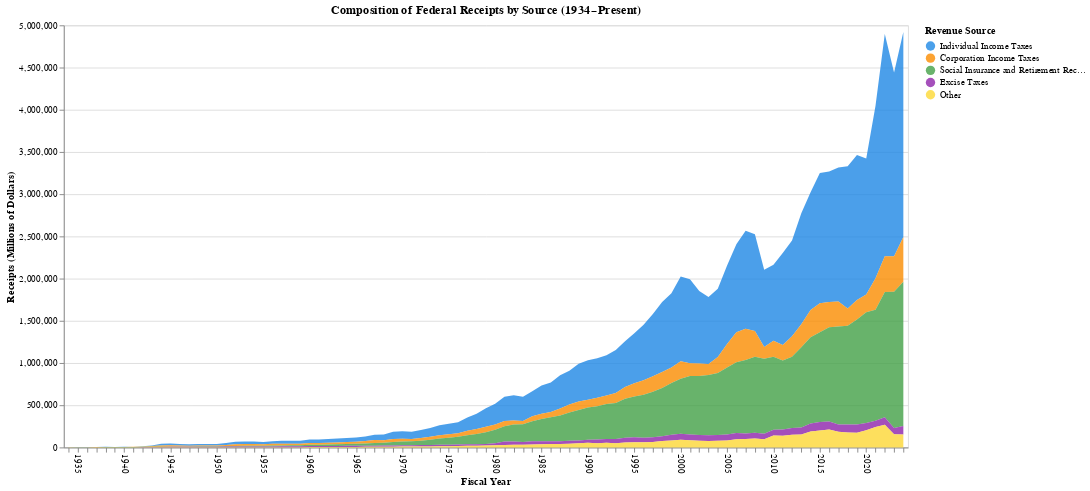

Notebook cell for this chart:
### Code cell
df = pd.read_excel(file_path, sheet_name='Table 2.1')


df_melted = df.melt(                                #ChatGPT prompt: How can I reshape my DataFrame from wide to long format in pandas so that the different revenue sources become a single column?
    id_vars=['Year'],                               #ChatGPT suggested df.melt 
    value_vars=[
        'Individual Income Taxes',
        'Corporation Income Taxes',
        'Social Insurance and Retirement Receipts',
        'Excise Taxes',
        'Other'
    ],
    var_name='Revenue Source',
    value_name='Amount'
)

chart = (
    alt.Chart(df_melted)
    .mark_area(opacity=0.8)
    .encode(
        x=alt.X(
            'Year:O',
            title='Fiscal Year',
            axis=alt.Axis(labelAngle=90, labelExpr="datum.label % 5 == 0 ? datum.label : ''")
        ),
        y=alt.Y('Amount:Q', stack='zero', title='Receipts (Millions of Dollars)'),
        color=alt.Color(
            'Revenue Source:N',
            title='Revenue Source',
            scale=alt.Scale(
                domain=[
                    'Individual Income Taxes',
                    'Corporation Income Taxes',
                    'Social Insurance and Retirement Receipts',
                    'Excise Taxes',
                    'Other'
                ],
                range=['#1E88E5', '#FB8C00', '#43A047', '#8E24AA', '#FDD835']
            )
        ),
        tooltip=['Year', 'Revenue Source', alt.Tooltip('Amount:Q', format=',.0f')]
    )
    .properties(
        title='Composition of Federal Receipts by Source (1934–Present)',
        width=900,
        height=450
    )
)

chart

### Figure 1 — Vega-Lite specification as saved in the notebook (floating-point values rounded to 4 significant figures; data arrays with more than 128 entries replaced by an {"elided": "..."} marker saying what was removed)
{"config": {"view": {"continuousWidth": 300, "continuousHeight": 300}}, "data": {"name": "data-42db6a775e4df5b809a3eb05af57992e"}, "mark": {"type": "area", "opacity": 0.8}, "encoding": {"color": {"field": "Revenue Source", "scale": {"domain": ["Individual Income Taxes", "Corporation Income Taxes", "Social Insurance and Retirement Receipts", "Excise Taxes", "Other"], "range": ["#1E88E5", "#FB8C00", "#43A047", "#8E24AA", "#FDD835"]}, "title": "Revenue Source", "type": "nominal"}, "tooltip": [{"field": "Year", "type": "quantitative"}, {"field": "Revenue Source", "type": "nominal"}, {"field": "Amount", "format": ",.0f", "type": "quantitative"}], "x": {"axis": {"labelAngle": 90, "labelExpr": "datum.label % 5 == 0 ? datum.label : ''"}, "field": "Year", "title": "Fiscal Year", "type": "ordinal"}, "y": {"field": "Amount", "stack": "zero", "title": "Receipts (Millions of Dollars)", "type": "quantitative"}}, "height": 450, "title": "Composition of Federal Receipts by Source (1934–Present)", "width": 900, "$schema": "https://vega.github.io/schema/vega-lite/v5.20.1.json", "datasets": {"data-42db6a775e4df5b809a3eb05af57992e": {"elided": "455 records"}}}
